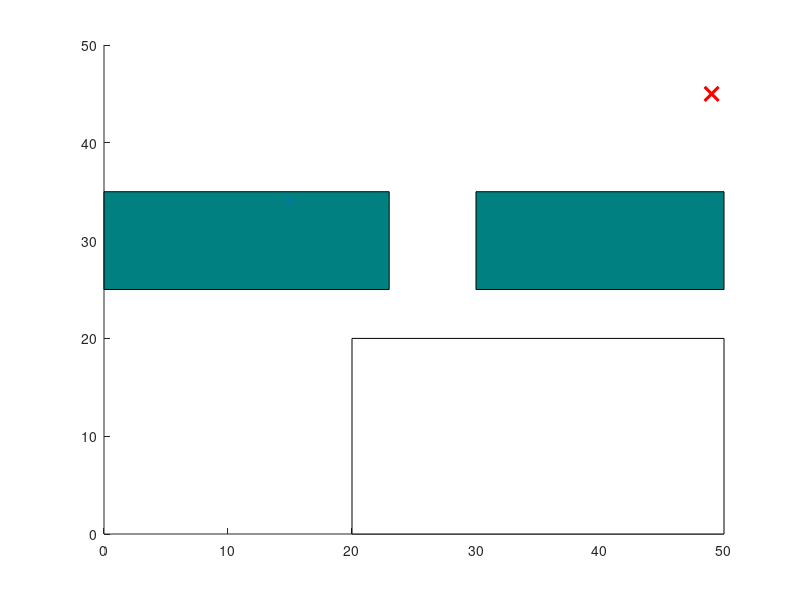

Reproduce this figure in MATLAB. (Note: this script raises an error after producing the figure.)
%%%%%%%%%%%%%%%%%%%%%%%%%%%%%%%%%%%%%%%%%%%%%%%%%%%%%%%%%%%%%%%%%%%%%%%%%%
% RRBT MAIN SCRIPT
% polyxpoly obsticale with cov ellipse 
% ADDED FLAG TO DRAWCOVELLIPSE
% noCollision replaced with chanceconstraint (meanwhile without delta)
%%%%%%%%%%%%%%%%%%%%%%%%%%%%%%%%%%%%%%%%%%%%%%%%%%%%%%%%%%%%%%%%%%%%%%%%%%
clearvars
close all
%%% MODEL %%%
F     = [1.0 0.0; 0.0 1.0];                 %Motion Model
sigMoveNoise   =  1^2*[1.0 0.0; 0.0 1.0];   %Model NOISE
sigObsrvNoise  =  0.1^2*[1.0 0.0; 0.0 1.0]; %OBSRV NOISE
muB0   =  [0,0];                            %INITIAL Estimation of belief
sigB0  =  [1,0;0,1];                        %INITIAL SIGMA of belief
lambdaB0 = sigB0;
%%%%%%%%%%%
%%
%%% MAP % OBSTICALS PARAMS %%% 
x_max = 50;
y_max = 50;
obstacle  = [0,25,23,10 ;...
            30,25,20,10 ];   % each row is an obs, LL corner pos coord , hight, width
obsrvArea = [20,0,30,20];    % pos where the robot can get an observation
EPS = 5;                     % max STEER dist 
numNodes = 2000;             % number of nodes that are randomley sampeled in the graph
refinRadius = 12;
delta = 1;
stohFlag = 1;
drawOnline = 0;
%%%%%%%%%%%%%

% INIT nodes
q_start.coord = [0 0];             
q_start.cost = 0;
q_start.parent = 0;
q_start.sigma = sigB0;
q_start.lambda = lambdaB0;
q_start.CovX = q_start.coord(1);
q_start.CovY = q_start.coord(2);
q_goal.coord = [49 45];
q_goal.cost = 0;
q_goal.sigma = sigB0;
q_goal.lambda = [0,0;0,0];
q_goal.CovX = 0;
q_goal.CovY = 0;


nodes(1) = q_start;
figure(1)
axis([0 x_max 0 y_max])
rectangle('Position',obsrvArea,'FaceColor',[1 1 1])
[obsLen,~] = size(obstacle);
for ii=1:obsLen
ObsX(ii,:) =  [obstacle(ii,1) obstacle(ii,1) obstacle(ii,1)+obstacle(ii,3) obstacle(ii,1)+obstacle(ii,3)];
ObsY(ii,:) =  [obstacle(ii,2) obstacle(ii,2)+obstacle(ii,4) obstacle(ii,2)+obstacle(ii,4) obstacle(ii,2)];
rectangle('Position',obstacle(ii,:),'FaceColor',[0 .5 .5])
hold on
plot(q_goal.coord(1),q_goal.coord(2),'xr','LineWidth',2,'MarkerSize',10)
end
%%
StopFlag = 0;           % for loop inside for loop - the break statment only treats the inner loop

for i = 1:1:numNodes
    %%% SAMPLE %%%
    q_rand = [floor(rand(1)*x_max) floor(rand(1)*y_max)]; 
    plot(q_rand(1), q_rand(2), 'x', 'Color',  [0 0.4470 0.7410]) 
    %%%%%%%%%%%%%%
    
    %%% BREAK OPTION %%%
    % Break if goal node is already reached
    %Chance constraint 1 (12)
    for j = 1:1:length(nodes)
        if norm(nodes(j).coord - q_goal.coord) < EPS*0.1 %changed to bo proportional to EPS
            StopFlag = 1;
            break % this break is for the node check loop
        end
    end
    if StopFlag
        disp('Goal Reached')
        break % this break is for the whole algorithm loop
    end
    %%%%%%%%%%%%%%%%%%%%
    
    %%% NEAREST %%%
    % Pick the closest node from existing list to branch out from
    ndist = [];
    for j = 1:1:length(nodes)
        n = nodes(j);
        tmp = dist(n.coord, q_rand);
        ndist = [ndist tmp];
    end
    [val, idx] = min(ndist);
    q_near = nodes(idx);    %idx is the index of nearest insdie nodes list
    %%%%%%%%%%%%%%%%%%%%
    
    %%%% CONNECT %%%%
    q_new.coord = steer(q_rand, q_near.coord, val, EPS); % X nominal q_new.coord = muEstim 

    [ObsrvFlag] = CheckForObservation(obsrvArea,q_new.coord);
        if ObsrvFlag
            [z] = GenerateObservation(q_new.coord,sigObsrvNoise);
            [~,~,q_new.sigma,K] = PropagateUpdateEstimation(q_new.coord,q_near.sigma,F,sigObsrvNoise,sigMoveNoise,z);
            [q_new.lambda]      = PropagateUpdateError(q_near.lambda,q_new.sigma,K,F);
        else
            [~,~,q_new.sigma]   = PropagateEstimate(q_new.coord,q_near.sigma,F,sigMoveNoise);
            [q_new.lambda]      = PropagateError(q_near.lambda,F);
        end
        figure(1)
        [q_new.CovX,q_new.CovY]  = drawCovarianceEllipse(q_new.coord,(q_new.sigma+q_new.lambda),'red','--',1,false);
        hold on
        
    % CHANCE CONSTRAINT CHECKED HERE
    %    if noCollision(q_rand, q_near.coord, obstacle)
    if ChanceConstraint([q_new.coord(1) q_new.coord(2)],q_near.coord,obstacle,ObsX,ObsY,q_new.CovX,q_new.CovY,delta,stohFlag) % cov of qnear checked and not the new rand node!!!!!!!
        line([q_near.coord(1), q_new.coord(1)], [q_near.coord(2), q_new.coord(2)], 'Color', 'k', 'LineWidth', 2); %connect to closest node
        [~,~]  = drawCovarianceEllipse(q_new.coord,(q_new.sigma+q_new.lambda),'green','--',1,drawOnline);
        drawnow
        hold on
        NominalX = q_new.coord;
    %%%%%%%%%%%%%%%%%%%%%%%%%%%%%%%%%%%

        %Chance constraint 2 (13)
        %check if cov ellipse hits an obsticale SIGMA = q_new.lambda+q_new.sigma

        q_new.cost = dist(q_new.coord, q_near.coord)*1 + det(q_new.lambda)*10+det(q_new.sigma)*1000 + q_near.cost; % the cost of prev is not neccecery
        TestArray{i} = q_new;
        % Within a radius of r, find all existing nodes
        q_nearest = [];
        r = refinRadius;
        neighbor_count = 1;
        for j = 1:1:length(nodes)
            %if noCollision(nodes(j).coord, q_new.coord, obstacle) && dist(nodes(j).coord, q_new.coord) <= r
            if ChanceConstraint([q_new.coord(1) q_new.coord(2)],q_near.coord,obstacle,ObsX,ObsY,q_new.CovX,q_new.CovY,delta,stohFlag) && dist(nodes(j).coord, q_new.coord) <= r
                q_nearest(neighbor_count).coord = nodes(j).coord;
                q_nearest(neighbor_count).cost = nodes(j).cost;
                q_nearest(neighbor_count).CovX = nodes(j).CovX;
                q_nearest(neighbor_count).CovY = nodes(j).CovY;
                neighbor_count = neighbor_count+1;
            end
        end
        
        % Initialize cost to currently known value
        q_min = q_near;
        C_min = q_new.cost;
        
        % Iterate through all nearest neighbors to find alternate lower
        % cost paths
        
        for k = 1:1:length(q_nearest)
            %if noCollision(q_nearest(k).coord, q_new.coord, obstacle) && q_nearest(k).cost + dist(q_nearest(k).coord, q_new.coord) < C_min
            if ChanceConstraint([q_nearest(k).coord(1) q_nearest(k).coord(2)],q_new.coord,obstacle,ObsX,ObsY,q_new.CovX,q_new.CovY,delta,stohFlag) && q_nearest(k).cost + dist(q_nearest(k).coord, q_new.coord) < C_min
                q_min = q_nearest(k);
                C_min = q_nearest(k).cost + dist(q_nearest(k).coord, q_new.coord);
                line([q_min.coord(1), q_new.coord(1)], [q_min.coord(2), q_new.coord(2)], 'Color', 'g');                
                hold on
            end
        end
        
        % Update parent to least cost-from node
        for j = 1:1:length(nodes)
            if nodes(j).coord == q_min.coord
                q_new.parent = j;
            end
        end
        
        % Append to nodes
        nodes = [nodes q_new];
    end
end

D = [];
for j = 1:1:length(nodes)
    tmpdist = dist(nodes(j).coord, q_goal.coord);
    D = [D tmpdist];
end

% Search backwards from goal to start to find the optimal least cost path
[val, idx] = min(D);
if val<EPS
q_final = nodes(idx);
q_goal.parent = idx;
q_end = q_goal;
nodes_checkLength = [nodes q_goal];
while q_end.parent ~= 0
    start = q_end.parent;
    line([q_end.coord(1), nodes_checkLength(start).coord(1)], [q_end.coord(2), nodes_checkLength(start).coord(2)], 'Color', 'r', 'LineWidth', 2);
    drawCovarianceEllipse(nodes_checkLength(start).coord,nodes_checkLength(start).sigma+nodes_checkLength(start).lambda,'red','--',1,true);
    hold on
    q_end = nodes_checkLength(start);
end
end

